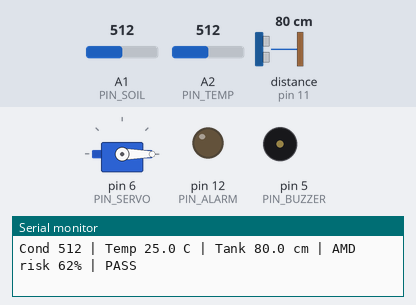
A sketch run on a simulated Arduino Uno, built with avr-gcc and run on an emulated ATmega328P. Parts: servo, output pins drawn as LEDs (lit = HIGH), buzzer (waves = sounding), the last lines printed to the serial monitor. Wiring (inferred from the names in the program): ultrasonic range finder: trigger pin 10; echo pin 11. Dashed ring = blinking. The inputs (shaded band) are chosen by the test bench; at power-on: distance to the obstacle (sensor on pin 11) 80 cm, A1 (PIN_SOIL) = 512, A2 (PIN_TEMP) = 512. The echo pulse lasts 58.3 µs per cm; pins used as bus, display or sensor lines are not drawn.

Above: at 1.2 s.
1.3 s: distance to the obstacle (sensor on pin 11) set to 2 cm
4.6 s: A1 (PIN_SOIL) set to 541
7.4 s: A1 (PIN_SOIL) set to 565
At 10.4 s:
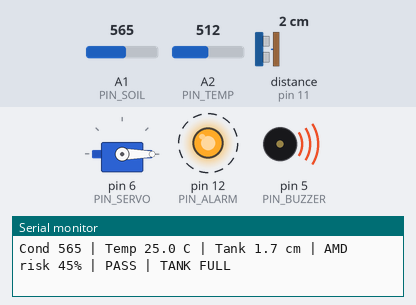
10.7 s: distance to the obstacle (sensor on pin 11) set to 6 cm
At 11.9 s:
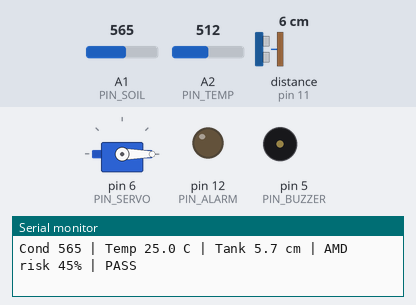
12.6 s: A1 (PIN_SOIL) set to 511
At 14.7 s:
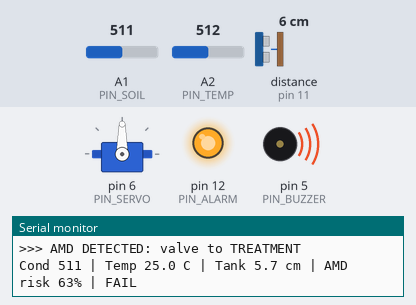
15.9 s: A1 (PIN_SOIL) set to 716
At 16.5 s:
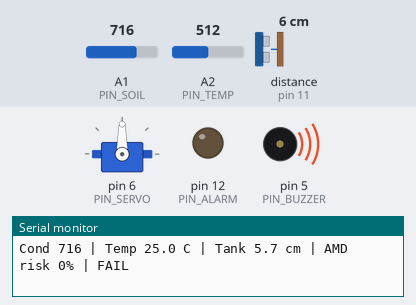
Timing chart, 0 to 18.9 s (numbered marks = the images above; inputs shaded):
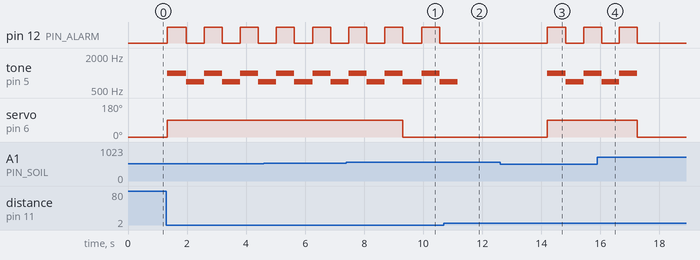

The sketch:

sketch_sep17c.ino
```cpp
#include <Servo.h>

// ---------- Pins ----------
const int PIN_SOIL   = A1;   // conductivity reading
const int PIN_TEMP   = A2;   // KY 013 temperature
const int PIN_BUZZER = 5;    // piezo buzzer
const int PIN_SERVO  = 6;    // FS90 valve
const int PIN_TRIG   = 10;   // ultrasonic trigger
const int PIN_ECHO   = 11;   // ultrasonic echo
const int PIN_ALARM  = 12;   // alarm LED

// ---------- Calibration (replaced after the cup test) ----------
int COND_CLEAN = 700;
int COND_DIRTY = 400;

// ---------- Settings ----------
const float TANK_FULL_CM = 4.0;   // closer than this means tank full
const int   CONFIRM      = 3;     // readings needed before switching
const int   VALVE_RIVER  = 0;     // servo angle, water passes to river
const int   VALVE_TANK   = 90;    // servo angle, water diverted

Servo valve;
int  failCount = 0;
int  passCount = 0;
bool failing   = false;
bool alarmOn   = false;

int readAverage(int pin) {
  long total = 0;
  for (int i = 0; i < 10; i++) {
    total = total + analogRead(pin);
    delay(5);
  }
  return total / 10;
}

float readTempC() {
  int raw = readAverage(PIN_TEMP);
  if (raw <= 0 || raw >= 1023) {
    return -99;
  }
  float r = 10000.0 * (1023.0 / raw - 1.0);
  float logR = log(r);
  float kelvin = 1.0 / (0.001129148 + 0.000234125 * logR
                        + 0.0000000876741 * logR * logR * logR);
  return kelvin - 273.15;
}

float readTankCm() {
  digitalWrite(PIN_TRIG, LOW);
  delayMicroseconds(2);
  digitalWrite(PIN_TRIG, HIGH);
  delayMicroseconds(10);
  digitalWrite(PIN_TRIG, LOW);
  long t = pulseIn(PIN_ECHO, HIGH, 30000);
  if (t == 0) {
    return -1;
  }
  return t * 0.0343 / 2.0;
}

int dirtyScore(int value, int clean, int dirty) {
  if (clean == dirty) {
    return 0;
  }
  long score = (long)(value - clean) * 100 / (dirty - clean);
  return constrain(score, 0, 100);
}

void setup() {
  Serial.begin(9600);
  pinMode(PIN_ALARM, OUTPUT);
  pinMode(PIN_BUZZER, OUTPUT);
  pinMode(PIN_TRIG, OUTPUT);
  pinMode(PIN_ECHO, INPUT);

  valve.attach(PIN_SERVO);
  valve.write(VALVE_RIVER);
  digitalWrite(PIN_ALARM, LOW);
  noTone(PIN_BUZZER);

  Serial.println("AcidShield node started");
  Serial.println("Valve on RIVER, waiting for first reading");
}

void loop() {
  int   cond   = readAverage(PIN_SOIL);
  float tempC  = readTempC();
  float tankCm = readTankCm();

  int  risk   = dirtyScore(cond, COND_CLEAN, COND_DIRTY);
  bool badNow = (risk >= 50);

  if (badNow) {
    failCount = failCount + 1;
    passCount = 0;
  } else {
    passCount = passCount + 1;
    failCount = 0;
  }

  if (!failing && failCount >= CONFIRM) {
    failing = true;
    valve.write(VALVE_TANK);
    Serial.println(">>> AMD DETECTED: valve to TREATMENT");
  }
  if (failing && passCount >= CONFIRM) {
    failing = false;
    valve.write(VALVE_RIVER);
    Serial.println(">>> Water clean: valve to RIVER");
  }

  bool tankFull = (tankCm > 0 && tankCm < TANK_FULL_CM);

  if (failing || tankFull) {
    alarmOn = !alarmOn;
    digitalWrite(PIN_ALARM, alarmOn ? HIGH : LOW);
    tone(PIN_BUZZER, alarmOn ? 1000 : 700);
  } else {
    alarmOn = false;
    digitalWrite(PIN_ALARM, LOW);
    noTone(PIN_BUZZER);
  }

  Serial.print("Cond ");
  Serial.print(cond);
  Serial.print(" | Temp ");
  Serial.print(tempC, 1);
  Serial.print(" C | Tank ");
  if (tankCm < 0) {
    Serial.print("no reading");
  } else {
    Serial.print(tankCm, 1);
    Serial.print(" cm");
  }
  Serial.print(" | AMD risk ");
  Serial.print(risk);
  Serial.print("% | ");
  Serial.print(failing ? "FAIL" : "PASS");
  if (tankFull) {
    Serial.print(" | TANK FULL");
  }
  Serial.println();

  delay(500);
}
```

Measured:
- the behaviour switches between 550 and 551 on A1 (PIN_SOIL) (found by bisection; images 0 and 1)
- the behaviour switches between 4 and 5 cm on distance to the obstacle (sensor on pin 11) (found by bisection; images 1 and 2)
- after the input at 7.4 s, servo on pin 6 (PIN_SERVO): 90° → 0° after 1.9 s
- after the input at 10.7 s, pin 12 (PIN_ALARM): stays LOW (without the input it goes to HIGH after 0.47 s)
- after the input at 12.6 s, pin 12 (PIN_ALARM): LOW → HIGH after 1.6 s, → LOW 0.64 s later, → HIGH 0.60 s later; tone on pin 5 (PIN_BUZZER): silent → 1000 Hz after 1.6 s, → 700 Hz 0.64 s later, → 1000 Hz 0.60 s later; servo on pin 6 (PIN_SERVO): 0° → 90° after 1.6 s
- after the input at 15.9 s, pin 12 (PIN_ALARM): goes on until 17.2 s, then stays LOW; servo on pin 6 (PIN_SERVO): 90° → 0° after 1.3 s
- by itself, pin 12 (PIN_ALARM): alternates HIGH for 0.61 s and LOW for 0.63 s
- by itself, tone on pin 5 (PIN_BUZZER): alternates 1000 Hz for 0.61 s and 700 Hz for 0.63 s
